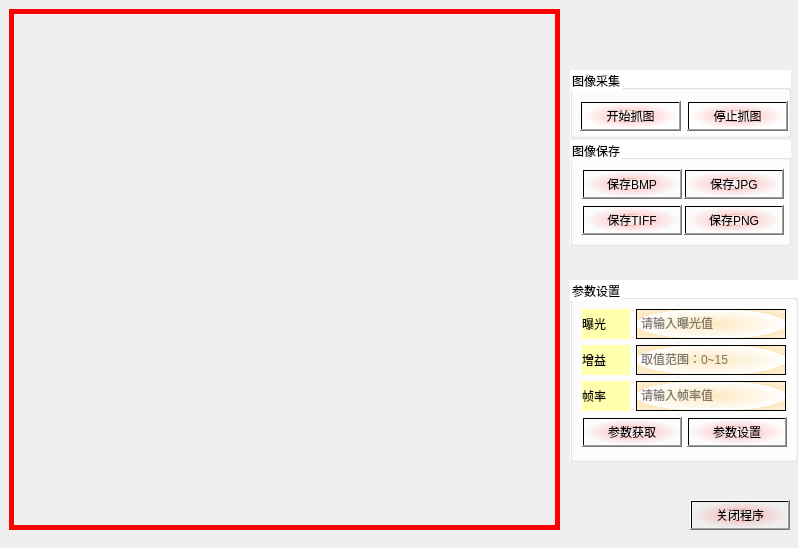
<?xml version="1.0" encoding="UTF-8"?>
<ui version="4.0">
 <class>Widget</class>
 <widget class="QWidget" name="Widget">
  <property name="geometry">
   <rect>
    <x>0</x>
    <y>0</y>
    <width>798</width>
    <height>548</height>
   </rect>
  </property>
  <property name="windowTitle">
   <string>Widget</string>
  </property>
  <widget class="QLabel" name="label">
   <property name="geometry">
    <rect>
     <x>9</x>
     <y>9</y>
     <width>551</width>
     <height>521</height>
    </rect>
   </property>
   <property name="styleSheet">
    <string notr="true">QLabel{
border-image:url(1.jpg);
border:5px solid red;
border-image:url(1.jpg);
}
</string>
   </property>
   <property name="text">
    <string/>
   </property>
  </widget>
  <widget class="QGroupBox" name="groupBox_3">
   <property name="geometry">
    <rect>
     <x>570</x>
     <y>140</y>
     <width>221</width>
     <height>106</height>
    </rect>
   </property>
   <property name="styleSheet">
    <string notr="true">font: 12pt &quot;楷体&quot;;
background-color: rgb(255, 255, 255);</string>
   </property>
   <property name="title">
    <string>图像保存</string>
   </property>
   <layout class="QVBoxLayout" name="verticalLayout_3">
    <item>
     <layout class="QHBoxLayout" name="horizontalLayout_4">
      <item>
       <widget class="QPushButton" name="isSaveBMP">
        <property name="minimumSize">
         <size>
          <width>100</width>
          <height>30</height>
         </size>
        </property>
        <property name="toolTip">
         <string>&lt;html&gt;&lt;head/&gt;&lt;body&gt;&lt;p align=&quot;center&quot;&gt;&lt;span style=&quot; color:#ffffff;&quot;&gt;&lt;br/&gt;&lt;/span&gt;&lt;/p&gt;&lt;/body&gt;&lt;/html&gt;</string>
        </property>
        <property name="styleSheet">
         <string notr="true">font: 12pt &quot;楷体&quot;;
background-color: qradialgradient(spread:pad, cx:0.5, cy:0.5, radius:0.5, fx:0.5, fy:0.5, stop:0 rgba(255, 235, 235, 206), stop:0.35 rgba(255, 188, 188, 80), stop:0.4 rgba(255, 162, 162, 80), stop:0.425 rgba(255, 132, 132, 156), stop:0.44 rgba(252, 128, 128, 80), stop:1 rgba(255, 255, 255, 0));</string>
        </property>
        <property name="text">
         <string>保存BMP</string>
        </property>
       </widget>
      </item>
      <item>
       <widget class="QPushButton" name="isSaveJPG">
        <property name="minimumSize">
         <size>
          <width>100</width>
          <height>30</height>
         </size>
        </property>
        <property name="toolTip">
         <string>&lt;html&gt;&lt;head/&gt;&lt;body&gt;&lt;p align=&quot;center&quot;&gt;&lt;span style=&quot; color:#ffffff;&quot;&gt;&lt;br/&gt;&lt;/span&gt;&lt;/p&gt;&lt;/body&gt;&lt;/html&gt;</string>
        </property>
        <property name="styleSheet">
         <string notr="true">font: 12pt &quot;楷体&quot;;
background-color: qradialgradient(spread:pad, cx:0.5, cy:0.5, radius:0.5, fx:0.5, fy:0.5, stop:0 rgba(255, 235, 235, 206), stop:0.35 rgba(255, 188, 188, 80), stop:0.4 rgba(255, 162, 162, 80), stop:0.425 rgba(255, 132, 132, 156), stop:0.44 rgba(252, 128, 128, 80), stop:1 rgba(255, 255, 255, 0));</string>
        </property>
        <property name="text">
         <string>保存JPG</string>
        </property>
       </widget>
      </item>
     </layout>
    </item>
    <item>
     <layout class="QHBoxLayout" name="horizontalLayout_5">
      <item>
       <widget class="QPushButton" name="isSaveTIFF">
        <property name="minimumSize">
         <size>
          <width>100</width>
          <height>30</height>
         </size>
        </property>
        <property name="toolTip">
         <string>&lt;html&gt;&lt;head/&gt;&lt;body&gt;&lt;p align=&quot;center&quot;&gt;&lt;span style=&quot; color:#ffffff;&quot;&gt;&lt;br/&gt;&lt;/span&gt;&lt;/p&gt;&lt;/body&gt;&lt;/html&gt;</string>
        </property>
        <property name="styleSheet">
         <string notr="true">font: 12pt &quot;楷体&quot;;
background-color: qradialgradient(spread:pad, cx:0.5, cy:0.5, radius:0.5, fx:0.5, fy:0.5, stop:0 rgba(255, 235, 235, 206), stop:0.35 rgba(255, 188, 188, 80), stop:0.4 rgba(255, 162, 162, 80), stop:0.425 rgba(255, 132, 132, 156), stop:0.44 rgba(252, 128, 128, 80), stop:1 rgba(255, 255, 255, 0));</string>
        </property>
        <property name="text">
         <string>保存TIFF</string>
        </property>
       </widget>
      </item>
      <item>
       <widget class="QPushButton" name="isSavePNG">
        <property name="minimumSize">
         <size>
          <width>100</width>
          <height>30</height>
         </size>
        </property>
        <property name="toolTip">
         <string>&lt;html&gt;&lt;head/&gt;&lt;body&gt;&lt;p align=&quot;center&quot;&gt;&lt;span style=&quot; color:#ffffff;&quot;&gt;&lt;br/&gt;&lt;/span&gt;&lt;/p&gt;&lt;/body&gt;&lt;/html&gt;</string>
        </property>
        <property name="styleSheet">
         <string notr="true">font: 12pt &quot;楷体&quot;;
background-color: qradialgradient(spread:pad, cx:0.5, cy:0.5, radius:0.5, fx:0.5, fy:0.5, stop:0 rgba(255, 235, 235, 206), stop:0.35 rgba(255, 188, 188, 80), stop:0.4 rgba(255, 162, 162, 80), stop:0.425 rgba(255, 132, 132, 156), stop:0.44 rgba(252, 128, 128, 80), stop:1 rgba(255, 255, 255, 0));</string>
        </property>
        <property name="text">
         <string>保存PNG</string>
        </property>
       </widget>
      </item>
     </layout>
    </item>
   </layout>
  </widget>
  <widget class="QGroupBox" name="groupBox_4">
   <property name="geometry">
    <rect>
     <x>570</x>
     <y>70</y>
     <width>221</width>
     <height>68</height>
    </rect>
   </property>
   <property name="styleSheet">
    <string notr="true">font: 12pt &quot;楷体&quot;;
background-color: rgb(255, 255, 255);</string>
   </property>
   <property name="title">
    <string>图像采集</string>
   </property>
   <widget class="QWidget" name="layoutWidget">
    <property name="geometry">
     <rect>
      <x>10</x>
      <y>30</y>
      <width>208</width>
      <height>32</height>
     </rect>
    </property>
    <layout class="QHBoxLayout" name="horizontalLayout">
     <item>
      <widget class="QPushButton" name="btnStartGrab">
       <property name="minimumSize">
        <size>
         <width>100</width>
         <height>30</height>
        </size>
       </property>
       <property name="toolTip">
        <string>&lt;html&gt;&lt;head/&gt;&lt;body&gt;&lt;p align=&quot;center&quot;&gt;&lt;span style=&quot; color:#ffffff;&quot;&gt;&lt;br/&gt;&lt;/span&gt;&lt;/p&gt;&lt;/body&gt;&lt;/html&gt;</string>
       </property>
       <property name="styleSheet">
        <string notr="true">font: 12pt &quot;楷体&quot;;
background-color: qradialgradient(spread:pad, cx:0.5, cy:0.5, radius:0.5, fx:0.5, fy:0.5, stop:0 rgba(255, 235, 235, 206), stop:0.35 rgba(255, 188, 188, 80), stop:0.4 rgba(255, 162, 162, 80), stop:0.425 rgba(255, 132, 132, 156), stop:0.44 rgba(252, 128, 128, 80), stop:1 rgba(255, 255, 255, 0));</string>
       </property>
       <property name="text">
        <string>开始抓图</string>
       </property>
      </widget>
     </item>
     <item>
      <widget class="QPushButton" name="btnStopGrab">
       <property name="minimumSize">
        <size>
         <width>100</width>
         <height>30</height>
        </size>
       </property>
       <property name="toolTip">
        <string>&lt;html&gt;&lt;head/&gt;&lt;body&gt;&lt;p align=&quot;center&quot;&gt;&lt;span style=&quot; color:#ffffff;&quot;&gt;&lt;br/&gt;&lt;/span&gt;&lt;/p&gt;&lt;/body&gt;&lt;/html&gt;</string>
       </property>
       <property name="styleSheet">
        <string notr="true">font: 12pt &quot;楷体&quot;;
background-color: qradialgradient(spread:pad, cx:0.5, cy:0.5, radius:0.5, fx:0.5, fy:0.5, stop:0 rgba(255, 235, 235, 206), stop:0.35 rgba(255, 188, 188, 80), stop:0.4 rgba(255, 162, 162, 80), stop:0.425 rgba(255, 132, 132, 156), stop:0.44 rgba(252, 128, 128, 80), stop:1 rgba(255, 255, 255, 0));</string>
       </property>
       <property name="text">
        <string>停止抓图</string>
       </property>
      </widget>
     </item>
    </layout>
   </widget>
  </widget>
  <widget class="QGroupBox" name="groupBox_5">
   <property name="geometry">
    <rect>
     <x>570</x>
     <y>280</y>
     <width>228</width>
     <height>182</height>
    </rect>
   </property>
   <property name="styleSheet">
    <string notr="true">font: 12pt &quot;楷体&quot;;
background-color: rgb(255, 255, 255);</string>
   </property>
   <property name="title">
    <string>参数设置</string>
   </property>
   <layout class="QVBoxLayout" name="verticalLayout">
    <item>
     <layout class="QHBoxLayout" name="horizontalLayout_7">
      <item>
       <widget class="QLabel" name="label_2">
        <property name="styleSheet">
         <string notr="true">background-color: rgb(255, 255, 174);</string>
        </property>
        <property name="text">
         <string>曝光</string>
        </property>
       </widget>
      </item>
      <item>
       <widget class="QPlainTextEdit" name="B__expose">
        <property name="maximumSize">
         <size>
          <width>150</width>
          <height>30</height>
         </size>
        </property>
        <property name="styleSheet">
         <string notr="true">background-color: qradialgradient(spread:repeat, cx:0.5, cy:0.5, radius:0.5, fx:0.5, fy:0.5, stop:0 rgba(255, 170, 0, 62), stop:1 rgba(255, 255, 255, 255));</string>
        </property>
        <property name="placeholderText">
         <string>请输入曝光值</string>
        </property>
       </widget>
      </item>
     </layout>
    </item>
    <item>
     <layout class="QHBoxLayout" name="horizontalLayout_8">
      <item>
       <widget class="QLabel" name="label_3">
        <property name="styleSheet">
         <string notr="true">background-color: rgb(255, 255, 174);</string>
        </property>
        <property name="text">
         <string>增益</string>
        </property>
       </widget>
      </item>
      <item>
       <widget class="QPlainTextEdit" name="B__gamma_2">
        <property name="maximumSize">
         <size>
          <width>150</width>
          <height>30</height>
         </size>
        </property>
        <property name="styleSheet">
         <string notr="true">background-color: qradialgradient(spread:repeat, cx:0.5, cy:0.5, radius:0.5, fx:0.5, fy:0.5, stop:0 rgba(255, 170, 0, 62), stop:1 rgba(255, 255, 255, 255));</string>
        </property>
        <property name="placeholderText">
         <string>取值范围：0~15</string>
        </property>
       </widget>
      </item>
     </layout>
    </item>
    <item>
     <layout class="QHBoxLayout" name="horizontalLayout_9">
      <item>
       <widget class="QLabel" name="label_4">
        <property name="styleSheet">
         <string notr="true">background-color: rgb(255, 255, 174);</string>
        </property>
        <property name="text">
         <string>帧率</string>
        </property>
       </widget>
      </item>
      <item>
       <widget class="QPlainTextEdit" name="B__fps">
        <property name="maximumSize">
         <size>
          <width>150</width>
          <height>30</height>
         </size>
        </property>
        <property name="styleSheet">
         <string notr="true">background-color: qradialgradient(spread:repeat, cx:0.5, cy:0.5, radius:0.5, fx:0.5, fy:0.5, stop:0 rgba(255, 170, 0, 62), stop:1 rgba(255, 255, 255, 255));</string>
        </property>
        <property name="placeholderText">
         <string>请输入帧率值</string>
        </property>
       </widget>
      </item>
     </layout>
    </item>
    <item>
     <layout class="QHBoxLayout" name="horizontalLayout_6">
      <item>
       <widget class="QPushButton" name="B_getParam">
        <property name="minimumSize">
         <size>
          <width>100</width>
          <height>30</height>
         </size>
        </property>
        <property name="toolTip">
         <string>&lt;html&gt;&lt;head/&gt;&lt;body&gt;&lt;p align=&quot;center&quot;&gt;&lt;span style=&quot; color:#ffffff;&quot;&gt;&lt;br/&gt;&lt;/span&gt;&lt;/p&gt;&lt;/body&gt;&lt;/html&gt;</string>
        </property>
        <property name="styleSheet">
         <string notr="true">font: 12pt &quot;楷体&quot;;
background-color: qradialgradient(spread:pad, cx:0.5, cy:0.5, radius:0.5, fx:0.5, fy:0.5, stop:0 rgba(255, 235, 235, 206), stop:0.35 rgba(255, 188, 188, 80), stop:0.4 rgba(255, 162, 162, 80), stop:0.425 rgba(255, 132, 132, 156), stop:0.44 rgba(252, 128, 128, 80), stop:1 rgba(255, 255, 255, 0));</string>
        </property>
        <property name="text">
         <string>参数获取</string>
        </property>
       </widget>
      </item>
      <item>
       <widget class="QPushButton" name="B_setParam">
        <property name="minimumSize">
         <size>
          <width>100</width>
          <height>30</height>
         </size>
        </property>
        <property name="toolTip">
         <string>&lt;html&gt;&lt;head/&gt;&lt;body&gt;&lt;p align=&quot;center&quot;&gt;&lt;span style=&quot; color:#ffffff;&quot;&gt;&lt;br/&gt;&lt;/span&gt;&lt;/p&gt;&lt;/body&gt;&lt;/html&gt;</string>
        </property>
        <property name="styleSheet">
         <string notr="true">font: 12pt &quot;楷体&quot;;
background-color: qradialgradient(spread:pad, cx:0.5, cy:0.5, radius:0.5, fx:0.5, fy:0.5, stop:0 rgba(255, 235, 235, 206), stop:0.35 rgba(255, 188, 188, 80), stop:0.4 rgba(255, 162, 162, 80), stop:0.425 rgba(255, 132, 132, 156), stop:0.44 rgba(252, 128, 128, 80), stop:1 rgba(255, 255, 255, 0));</string>
        </property>
        <property name="text">
         <string>参数设置</string>
        </property>
       </widget>
      </item>
     </layout>
    </item>
   </layout>
  </widget>
  <widget class="QPushButton" name="btnCloseWin">
   <property name="geometry">
    <rect>
     <x>690</x>
     <y>500</y>
     <width>100</width>
     <height>30</height>
    </rect>
   </property>
   <property name="minimumSize">
    <size>
     <width>100</width>
     <height>30</height>
    </size>
   </property>
   <property name="toolTip">
    <string>&lt;html&gt;&lt;head/&gt;&lt;body&gt;&lt;p align=&quot;center&quot;&gt;&lt;span style=&quot; color:#ffffff;&quot;&gt;&lt;br/&gt;&lt;/span&gt;&lt;/p&gt;&lt;/body&gt;&lt;/html&gt;</string>
   </property>
   <property name="styleSheet">
    <string notr="true">font: 12pt &quot;楷体&quot;;
background-color: qradialgradient(spread:pad, cx:0.5, cy:0.5, radius:0.5, fx:0.5, fy:0.5, stop:0 rgba(255, 235, 235, 206), stop:0.35 rgba(255, 188, 188, 80), stop:0.4 rgba(255, 162, 162, 80), stop:0.425 rgba(255, 132, 132, 156), stop:0.44 rgba(252, 128, 128, 80), stop:1 rgba(255, 255, 255, 0));</string>
   </property>
   <property name="text">
    <string>关闭程序</string>
   </property>
  </widget>
 </widget>
 <resources/>
 <connections/>
</ui>
